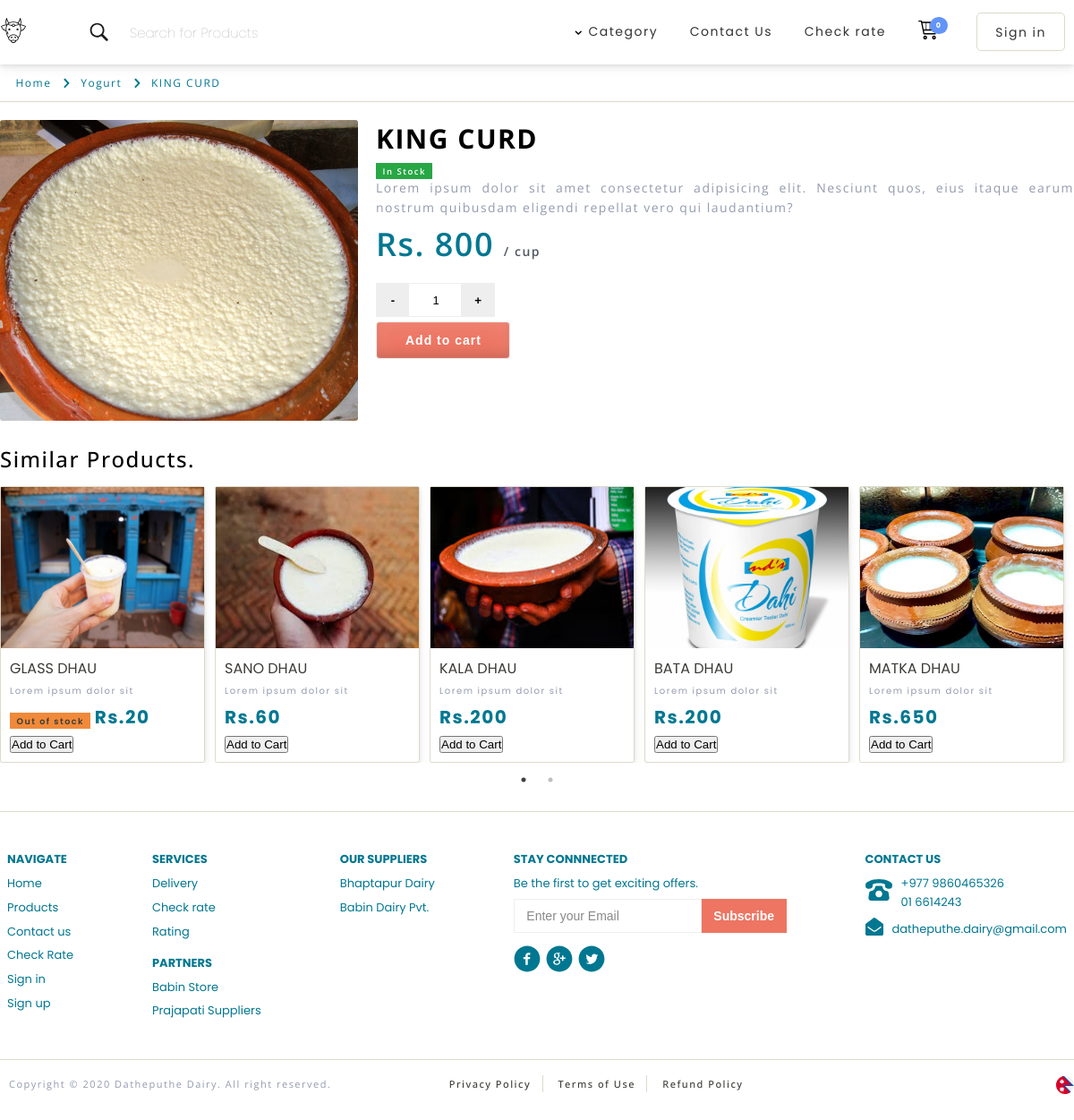
Page /product-detail.php?page=yogurt&action=viewProduct&productId=87 on the committed database.
### tables this page shows
CREATE TABLE `product` (
  `product_id` int(11) NOT NULL,
  `product_name` varchar(255) NOT NULL,
  `category` varchar(255) NOT NULL,
  `unit_price` int(11) NOT NULL,
  `size` int(11) NOT NULL DEFAULT 0,
  `description` text DEFAULT NULL,
  `rating` enum('1','2','3','4','5') DEFAULT NULL,
  `stock` int(11) NOT NULL DEFAULT 0,
  `quantity_sold` int(11) NOT NULL DEFAULT 0,
  `image_source` blob DEFAULT NULL
);

### product-detail.php (the view, shortened to what this page needs)
<?php
    include('./includes/cart.php');
?>
<!DOCTYPE html>
<html lang="en">
<head>
    <link rel="stylesheet" href="./css/main.css">
    <link rel="stylesheet" type="text/css" href="./slick/slick.css">
    <link rel="stylesheet" type="text/css" href="./slick/slick-theme.css">
</head>
<body>
    <div class="container">
        <?php include('./contents/nav.php');?>
        <?php
            $product_id = $_GET['productId'];
            $sql = "SELECT * FROM product WHERE product_id = '$product_id'";
            $result = mysqli_query($conn,$sql);
            $product = array_column($_SESSION['cart'],'product_id');
            $row = mysqli_fetch_assoc($result);
            $key = array_search($product_id, array_column($_SESSION['cart'], 'product_id'));
        ?>
         <div class="breadcrumb ">
                <a href="./index.php" class="breadcrumb--links">Home</a>
                <svg class="breadcrumb-icon">
                    <use xlink:href="./imgs/icons/sprite.svg#icon-chevron-right"></use>
                </svg>
                <a href="./collection.php?page=<?=$_GET['page']?>" class="breadcrumb--links"><?=ucfirst($_GET['page']);?></a>
                <svg class="breadcrumb-icon">
                    <use xlink:href="./imgs/icons/sprite.svg#icon-chevron-right"></use>
                </svg>
                <a href="#" class="breadcrumb--links"><?=ucfirst($row['product_name']);?></a>
            </div>
        <section class="section-view-product">
            <div class="view-product-container">
                <div class="col-1">
                    <div class="product-box">
                        <img src="./backend/uploads/<?=$row['image_source']?>" class="product-img" alt="">
                    </div>
                </div>
                <div class="col-2">
                    <h1 class="product-heading"><?=$row['product_name']?></h1>
                    <span>
                        <?php
                            if($row['stock'] <= 10 && $row['stock'] != 0){
                        ?>
                                <p class="badge-popular">Limited Stock</p>
                        <?php }
                            elseif($row['stock'] == 0){
                        ?>
                        <p class="badge-out-of-stock">Out of stock</p>
                        <?php
                            } else{
                        ?>
                        <p class="badge-green">In Stock</p>
                        <?php
                            }
                        ?>
                    </span>
                    <p class="product-description">Lorem ipsum dolor sit amet consectetur adipisicing elit. Nesciunt
                        quos, eius itaque earum nostrum quibusdam eligendi repellat vero qui laudantium?</p>
                    <p class="product-price">Rs. <?=$row['unit_price']?>
                        <span class="product-per">/ cup</span>
                    </p>
                    <?php  if($row['stock'] != 0){ ?>
                    <form action="./includes/cart.php?action=addFromDetail&productId=<?=$product_id?>" method="POST">
                        <div class="input-group">
                            <input type="button" value="-" class="button-minus" data-field="quantity">
                            <?php
                                if($_SESSION['cart'][$key]['product_id'] == $product_id  ) {
                            ?>
                                <input type="number" step="1" max="" value="<? print_r($_SESSION['cart'][$key]['quantity']); ?>" name="quantity" class="quantity-field">
                            <?php
                                } else{
                            ?>
                                <input type="number" step="1" max="" value="1" name="quantity" class="quantity-field">
                            <?php
                                }
                            ?>
                            <input type="button" value="+" class="button-plus" data-field="quantity">
                            <?php
                                    if(in_array($row['product_id'],$product)){
                                ?>
                            <a href="./checkout.php" class=" btn-cart btn-cart-small">Go to Cart</a>
                            <?php
                                    } else{
                                ?>
                            <input type="submit" name="add" value="Add to cart" class="btn-cart btn-cart-small"></input>
                            <?php
                                    }
                                ?>
                        </div>
                    </form>
                                <?php } ?>
                </div>
            </div>
        </section>
        <div class="section-yogurt section-product" id="section-yogurt">
            <div class="container-1">
                <div class="headline">
                    <h1 class="heading__primary--sub headling__main">Similar Products.</h1>
                </div>
                <div class="u-margin-top-small carousel-1 carousel slick-slider slider">
                    <?php
                        $sql = "SELECT * FROM product WHERE category = 'yogurt'";
                        $result = mysqli_query($conn, $sql);
                        $product = array_column($_SESSION['cart'],'product_id');
                        if (mysqli_num_rows($result) > 0) {
                            while($row = mysqli_fetch_assoc($result)) {
                                $product_id = $row['product_id'];
                    ?>
                    <div class="slick-list">
                        <a href="./product-detail.php?action=viewProduct&productId=<?=$product_id?>">
                            <div class="slick-list-container">
                                <img class="slider-img" src="./backend/uploads/<?=$row['image_source']?>" alt="" />
                                <div class="slider-details">
                                    <span class="slider-details--name"><?=$row['product_name'];?></span>
                                    <span class="slider-details--discription">Lorem ipsum dolor sit </span>
                                    <?php
                                        if($row['stock'] == 0){
                                            ?>
                                    <span class="u-margin-top-v-small badge-out-of-stock">Out of stock</span>
                                    <?php
                                        }
                                    ?>
                                    <span class="slider-details--price">Rs.<?=$row['unit_price'];?></span>
                                    <div class="slider-icon-box">
                                        <form action="" method="POST">
                                            <?php
                                                                if(in_array($row['product_id'],$product)){
                                                            ?>
                                            <p>Added</p>
                                            <?php
                                                                } else{
                                                            ?>
                                            <button type="submit" name="add">
                                                Add to Cart
                                            </button>
                                            <?php
                                                                }
                                                            ?>
                                        </form>
                                    </div>
                                </div>
                            </div>
                        </a>
                    </div>
                    <?php
                            }
                        } else {
                            echo "0 results";
                        }
                    ?>
                </div>
            </div>
        </div>
        <?php include('./contents/footer.php');?>
    </div>
</body>
</html>

### rows in the picture
product: product_name "KING CURD", image_source (picture), unit_price "800"
product: image_source (picture), product_name "GLASS DHAU", stock "Out of stock", unit_price "20", shows "Add to Cart"
product: image_source (picture), product_name "SANO DHAU", unit_price "60", shows "Add to Cart"
product: image_source (picture), product_name "KALA DHAU", unit_price "200", shows "Add to Cart"
product: image_source (picture), product_name "BATA DHAU", unit_price "200", shows "Add to Cart"
product: image_source (picture), product_name "MATKA DHAU", unit_price "650", shows "Add to Cart"

### other values in the picture
$count_cart_items "0"
$_GET['page'] "Yogurt"
